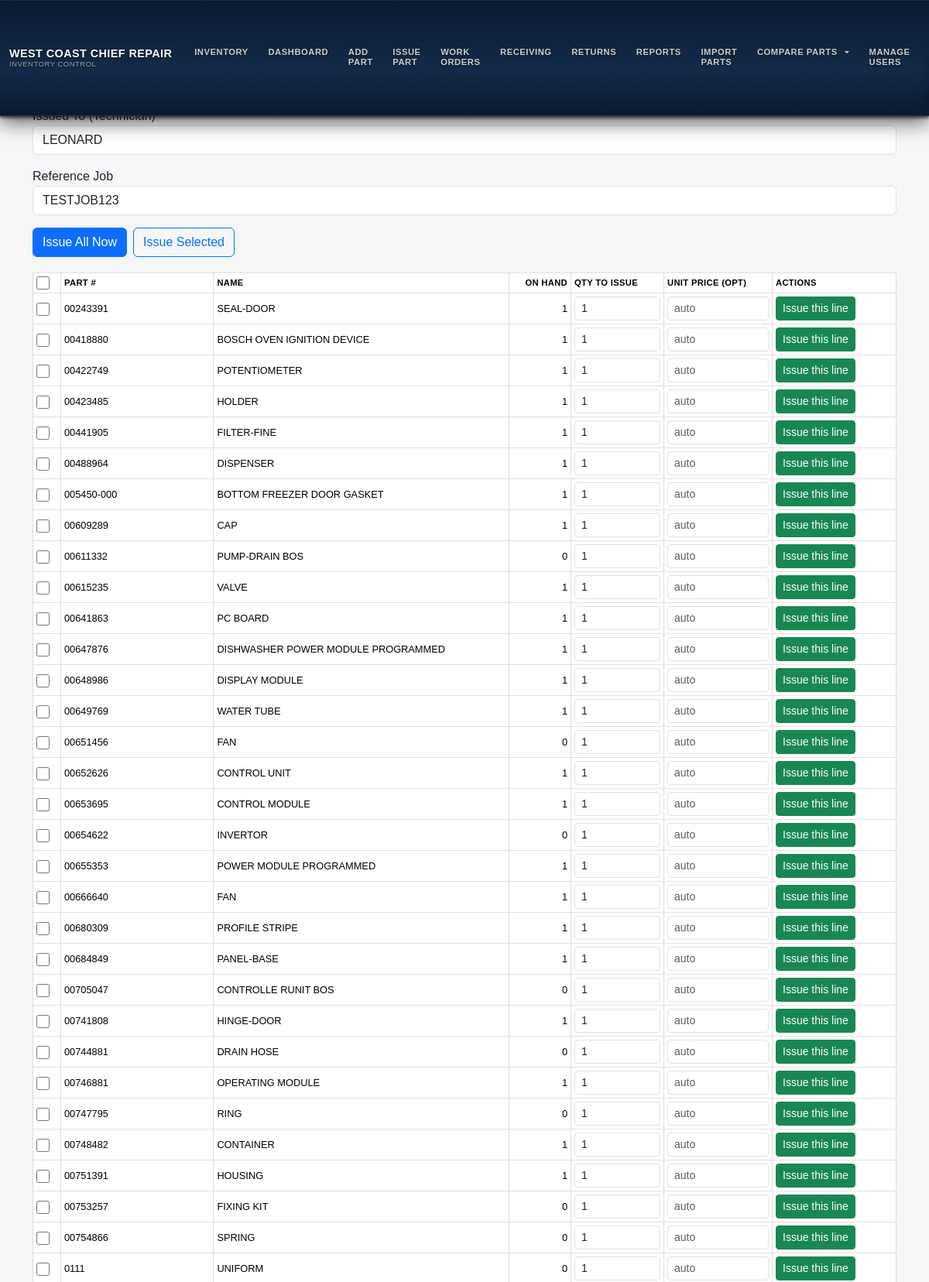
/issue_ui (signed in, upper part), run on the app's committed database.
### models.py (models this page shows, shortened)
class User(UserMixin, db.Model):
    id = db.Column(db.Integer, primary_key=True)
    username = db.Column(db.String(64), unique=True, nullable=False)
    password_hash = db.Column(db.String(128), nullable=False)
    role = db.Column(db.String(20), nullable=False, default=ROLE_TECHNICIAN)
    @property
    def password(self):
        raise AttributeError('password is not a readable attribute')

class Part(db.Model):
    __tablename__ = "part"
    __table_args__ = {"extend_existing": True}
    id = db.Column(db.Integer, primary_key=True)
    name = db.Column(db.String(100), nullable=False)
    part_number = db.Column(db.String(100), unique=True, nullable=False, index=True)
    quantity = db.Column(db.Integer, default=0)
    unit_cost = db.Column(db.Float, nullable=False)
    location = db.Column(db.String(100))
    created_at = db.Column(db.DateTime, default=datetime.utcnow)

### inventory/routes.py (the view)
@inventory_bp.get("/issue_ui")
@login_required
def issue_ui():
    parts = Part.query.order_by(Part.part_number).limit(200).all()  # для примера
    technician_name = getattr(current_user, "username", "TECH")     # замени как надо
    canonical_ref = "TESTJOB123"                                    # подставишь свой JOB
    return render_template("issue_ui.html", parts=parts,
                           technician_name=technician_name,
                           canonical_ref=canonical_ref)

### app.py (called while the page is built)
@app.before_request
def restrict_role_routes():
    try:
        if not getattr(current_user, "is_authenticated", False):
            return  # гость — пусть дойдёт до /login
        ep = (request.endpoint or "").strip()
        role = (getattr(current_user, "role", "") or "").strip().lower()
        if role == "technician":
            if ep in ALLOWED_TECH_ENDPOINTS or ep.endswith(".health") or ep.endswith(".ping"):
                return
            return redirect(url_for("inventory.wo_list"))
        if role == "viewer":
            if ep in ALLOWED_VIEWER_ENDPOINTS or ep.endswith(".health") or ep.endswith(".ping"):
                return
            return redirect(url_for("inventory.wo_list"))
        return
    except Exception:
        try:
            return redirect(url_for("inventory.wo_list"))
        except Exception:
            return

### auth/routes.py (called while the page is built)
@login_manager.user_loader
def load_user(user_id):
    return User.query.get(int(user_id))

### templates/issue_ui.html (shortened to what this page needs)
{% extends "base.html" %}
{% block content %}
<h3>Issue UI (demo)</h3>
<div class="mb-3">
  <label>Issued To (Technician)</label>
  <input id="tech_name" class="form-control" value="{{ technician_name }}"
         list="technicianListIssue2">
</div>
<div class="mb-3">
  <label>Reference Job</label>
  <input id="canonical_ref" class="form-control" value="{{ canonical_ref }}">
</div>
<div class="d-flex gap-2 mb-3">
  <button id="btn-issue-all" class="btn btn-primary">Issue All Now</button>
  <button id="btn-issue-selected" class="btn btn-outline-primary">Issue Selected</button>
</div>
<table class="table table-sm table-bordered align-middle">
  <thead>
    <tr>
      <th style="width:36px;"><input type="checkbox" id="chk-all"></th>
      <th>Part #</th>
      <th>Name</th>
      <th class="text-end">On hand</th>
      <th style="width:120px;">Qty to issue</th>
      <th style="width:140px;">Unit price (opt)</th>
      <th style="width:160px;">Actions</th>
    </tr>
  </thead>
  <tbody>
  {% for p in parts %}
    <tr data-part-id="{{ p.id }}">
      <td><input type="checkbox" class="row-chk"></td>
      <td>{{ p.part_number }}</td>
      <td>{{ p.name }}</td>
      <td class="text-end">{{ p.quantity }}</td>
      <td><input type="number" class="form-control form-control-sm qty-issue" min="0" value="1"></td>
      <td><input type="text" class="form-control form-control-sm unit-price" placeholder="auto"></td>
      <td>
        <button class="btn btn-sm btn-success btn-issue-line">Issue this line</button>
      </td>
    </tr>
  {% endfor %}
  </tbody>
</table>
{% endblock %}

### static/style.css (style rules this page uses)
body { font-family: Arial, sans-serif; background-color:#f6f6f6; padding:20px; margin:0; }
table { width:100%; border-collapse:collapse; margin-top:20px; }
table th, table td { padding:10px; border:1px solid #ddd; text-align:left; }
input[type="checkbox"], .form-check-input { width: 1.05rem !important; height: 1.05rem !important; display: inline-block !important; vertical-align: middle !important; appearance: auto !important; -webkit-appearance: checkbox !important; -moz-appearance: checkbox !important; background: initial !important; border: initial !important; opacity: 1 !important; pointer-events: auto !important; cursor: pointer !important; }

### templates/base.html (style rules this page uses)
body { background-color:#f5f6f8; }
table { font-size:.8rem; }
th { font-weight:600; text-transform:uppercase; letter-spacing:.03em; font-size:.7rem; }

### data on the page
User: username "LEONARD"
Part: part_number "00243391", name "SEAL-DOOR", quantity "1"
Part: part_number "00418880", name "BOSCH OVEN IGNITION DEVICE", quantity "1"
Part: part_number "00422749", name "POTENTIOMETER", quantity "1"
Part: part_number "00423485", name "HOLDER", quantity "1"
Part: part_number "00441905", name "FILTER-FINE", quantity "1"
Part: part_number "00488964", name "DISPENSER", quantity "1"
Part: part_number "005450-000", name "BOTTOM FREEZER DOOR GASKET", quantity "1"
Part: part_number "00609289", name "CAP", quantity "1"
Part: part_number "00611332", name "PUMP-DRAIN BOS", quantity "0"
Part: part_number "00615235", name "VALVE", quantity "1"
Part: part_number "00641863", name "PC BOARD", quantity "1"
Part: part_number "00647876", name "DISHWASHER POWER MODULE PROGRAMMED", quantity "1"
Part: part_number "00648986", name "DISPLAY MODULE", quantity "1"
Part: part_number "00649769", name "WATER TUBE", quantity "1"
Part: part_number "00651456", name "FAN", quantity "0"
Part: part_number "00652626", name "CONTROL UNIT", quantity "1"
Part: part_number "00653695", name "CONTROL MODULE", quantity "1"
Part: part_number "00654622", name "INVERTOR", quantity "0"
Part: part_number "00655353", name "POWER MODULE PROGRAMMED", quantity "1"
Part: part_number "00666640", name "FAN", quantity "1"
Part: part_number "00680309", name "PROFILE STRIPE", quantity "1"
Part: part_number "00684849", name "PANEL-BASE", quantity "1"
Part: part_number "00705047", name "CONTROLLE RUNIT BOS", quantity "0"
Part: part_number "00741808", name "HINGE-DOOR", quantity "1"
Part: part_number "00744881", name "DRAIN HOSE", quantity "0"
Part: part_number "00746881", name "OPERATING MODULE", quantity "1"
Part: part_number "00747795", name "RING", quantity "0"
Part: part_number "00748482", name "CONTAINER", quantity "1"
Part: part_number "00751391", name "HOUSING", quantity "1"
Part: part_number "00753257", name "FIXING KIT", quantity "0"
Part: part_number "00754866", name "SPRING", quantity "0"
Part: part_number "0111", name "UNIFORM", quantity "0"
